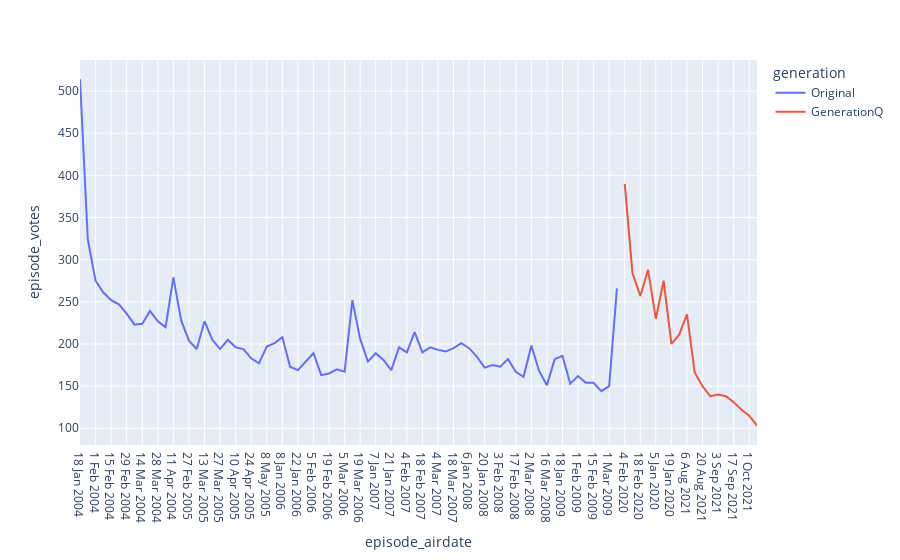

The notebook cell this image was saved under:
### Code cell
fig = px.line(df_tlw_all, x='episode_airdate', y='episode_votes', color='generation')
fig.show()

### Figure 1 — Plotly figure (JSON) as saved in the notebook; plotly's stock layout.template omitted (floating-point values rounded to 4 significant figures)
{"data": [{"hovertemplate": "generation=Original<br>episode_airdate=%{x}<br>episode_votes=%{y}<extra></extra>", "legendgroup": "Original", "line": {"color": "#636efa", "dash": "solid"}, "marker": {"symbol": "circle"}, "mode": "lines", "name": "Original", "orientation": "v", "showlegend": true, "type": "scatter", "x": ["18 Jan 2004", "25 Jan 2004", "1 Feb 2004", "8 Feb 2004", "15 Feb 2004", "22 Feb 2004", "29 Feb 2004", "7 Mar 2004", "14 Mar 2004", "21 Mar 2004", "28 Mar 2004", "4 Apr 2004", "11 Apr 2004", "20 Feb 2005", "27 Feb 2005", "6 Mar 2005", "13 Mar 2005", "20 Mar 2005", "27 Mar 2005", "3 Apr 2005", "10 Apr 2005", "17 Apr 2005", "24 Apr 2005", "1 May 2005", "8 May 2005", "15 May 2005", "8 Jan 2006", "15 Jan 2006", "22 Jan 2006", "29 Jan 2006", "5 Feb 2006", "12 Feb 2006", "19 Feb 2006", "26 Feb 2006", "5 Mar 2006", "12 Mar 2006", "19 Mar 2006", "26 Mar 2006", "7 Jan 2007", "14 Jan 2007", "21 Jan 2007", "28 Jan 2007", "4 Feb 2007", "11 Feb 2007", "18 Feb 2007", "25 Feb 2007", "4 Mar 2007", "11 Mar 2007", "18 Mar 2007", "25 Mar 2007", "6 Jan 2008", "13 Jan 2008", "20 Jan 2008", "27 Jan 2008", "3 Feb 2008", "10 Feb 2008", "17 Feb 2008", "24 Feb 2008", "2 Mar 2008", "9 Mar 2008", "16 Mar 2008", "23 Mar 2008", "18 Jan 2009", "25 Jan 2009", "1 Feb 2009", "8 Feb 2009", "15 Feb 2009", "22 Feb 2009", "1 Mar 2009", "8 Mar 2009"], "xaxis": "x", "y": [514, 324, 275, 261, 252, 247, 236, 223, 224, 239, 227, 220, 279, 228, 204, 194, 227, 205, 194, 205, 196, 194, 183, 177, 197, 201, 208, 173, 169, 179, 189, 163, 165, 170, 167, 252, 206, 179, 189, 181, 169, 196, 190, 214, 190, 196, 193, 191, 195, 201, 195, 185, 172, 175, 173, 182, 167, 161, 198, 168, 151, 182, 186, 153, 162, 154, 154, 144, 150, 266], "yaxis": "y"}, {"hovertemplate": "generation=GenerationQ<br>episode_airdate=%{x}<br>episode_votes=%{y}<extra></extra>", "legendgroup": "GenerationQ", "line": {"color": "#EF553B", "dash": "solid"}, "marker": {"symbol": "circle"}, "mode": "lines", "name": "GenerationQ", "orientation": "v", "showlegend": true, "type": "scatter", "x": ["4 Feb 2020", "15 Dec 2019", "18 Feb 2020", "29 Dec 2019", "5 Jan 2020", "12 Jan 2020", "19 Jan 2020", "26 Jan 2020", "6 Aug 2021", "13 Aug 2021", "20 Aug 2021", "27 Aug 2021", "3 Sep 2021", "10 Sep 2021", "17 Sep 2021", "24 Sep 2021", "1 Oct 2021", "8 Oct 2021"], "xaxis": "x", "y": [390, 284, 257, 288, 230, 275, 200, 211, 235, 166, 150, 138, 140, 138, 131, 122, 115, 103], "yaxis": "y"}], "layout": {"legend": {"title": {"text": "generation"}, "tracegroupgap": 0}, "margin": {"t": 60}, "xaxis": {"anchor": "y", "domain": [0, 1], "title": {"text": "episode_airdate"}}, "yaxis": {"anchor": "x", "domain": [0, 1], "title": {"text": "episode_votes"}}}}
